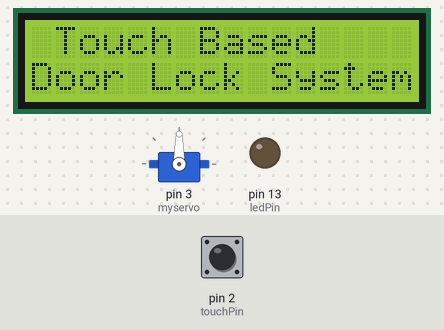
The sketch below on a simulated Arduino Uno, built with avr-gcc and run on an emulated ATmega328P. Parts: 16×2 character LCD, servo, output pins drawn as LEDs (lit = HIGH). Dashed ring = blinking. The test bench sets the inputs (shaded band); at power-on: pin 2 (touchPin) LOW.

Above: at 1.2 s.
1.3 s: pin 2 (touchPin) pulled HIGH for 3.2 s
At 3.1 s:
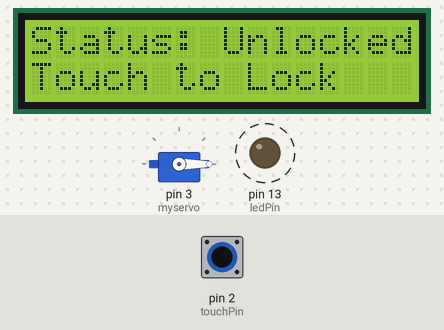
At 5.6 s:
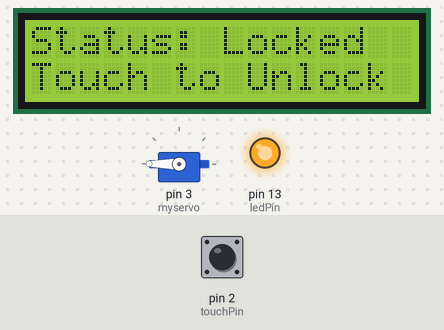
6.0 s: pin 2 (touchPin) pulled HIGH for 0.15 s
At 6.4 s:
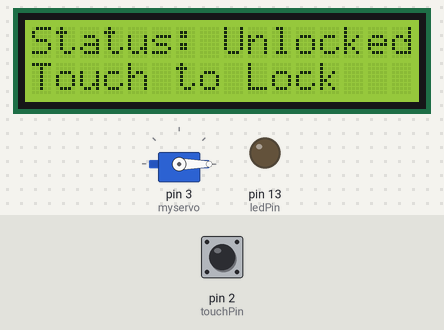
Timing chart, 0 to 9.0 s (numbered marks = the images above; inputs shaded):
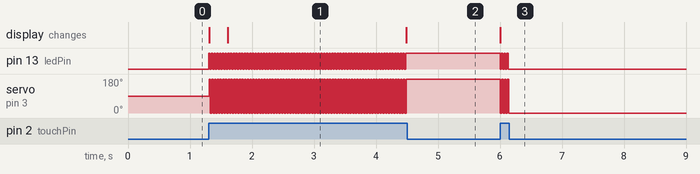

Measured:
- after the input at 1.3 s, pin 13 (ledPin): alternates HIGH for 0.02 s and LOW for 0.02 s, 145 changes in all, then stays HIGH, starting at once; servo on pin 3 (myservo): alternates 180° for 0.02 s and 0° for 0.02 s, 145 changes in all, then stays 180°, starting at once; the display: first changes at once (image 1 shows a later state)
- after the input at 6.0 s, pin 13 (ledPin): alternates HIGH for 0.02 s and LOW for 0.02 s, 7 changes in all, then stays LOW, starting at once; servo on pin 3 (myservo): 180° → 0° at once; the display: changes at once (image 3)

The sketch:

Code.ino
```cpp
//Prateek
//https://justdoelectronics.com
//https://www.youtube.com/c/JustDoElectronics/videos

#include <Servo.h>
#include <LiquidCrystal.h>
LiquidCrystal lcd(12, 11, 10, 9, 8, 7);
const int servoPin = 3;
const int touchPin = 2;
int ledPin = 13;
int touchState = 0;
int directionState = 0;
Servo myservo;
int pos = 0;

void setup() {
  lcd.begin(16, 2);
  lcd.print(" Touch Based");
  lcd.setCursor(0, 1);
  lcd.print("Door Lock System");
  myservo.attach(3);
  pinMode(touchPin, INPUT);
  pinMode(ledPin, OUTPUT);
}

void loop() {
  touchState = digitalRead(touchPin);
  if (directionState == 0) {
    if (touchState == HIGH) {
      directionState = 1;
      for (pos = 0; pos < 180; pos += 1)
        digitalWrite(ledPin, 1);
      lcd.clear();
      lcd.print("Status: Locked");
      lcd.setCursor(0, 1);
      lcd.print("Touch to Unlock");
      {
        myservo.write(pos);
        delay(15);
      }
    }

  } else if (directionState == 1) {
    if (touchState == HIGH) {
      directionState = 0;

      for (pos = 180; pos >= 1; pos -= 1)
        digitalWrite(ledPin, 0);
      lcd.clear();
      lcd.print("Status: Unlocked");
      lcd.setCursor(0, 1);
      lcd.print("Touch to Lock");
      {
        myservo.write(pos);
        delay(15);
      }
    }
  }
}
```
